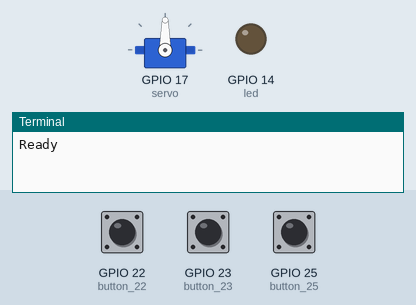
This program was run on a simulated Raspberry Pi (BCM pin numbers). Shown: servo, output pins drawn as LEDs (lit = HIGH), the last lines printed to the terminal. The test bench sets the inputs (shaded band); at power-on: GPIO 22 (button_22) HIGH, GPIO 23 (button_23) HIGH, GPIO 25 (button_25) HIGH. Servo angles are drawn from the pulse width (0.5 ms = 0°, 2.5 ms = 180°).

Above: at 1.2 s.
1.3 s: GPIO 22 (button_22) pulled LOW for 0.15 s
At 3.0 s:
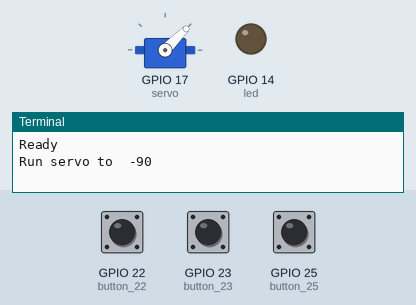
3.8 s: GPIO 23 (button_23) pulled LOW for 0.15 s
At 4.2 s:
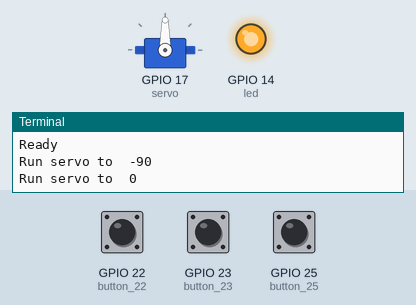
6.3 s: GPIO 25 (button_25) pulled LOW for 0.15 s
At 8.0 s:
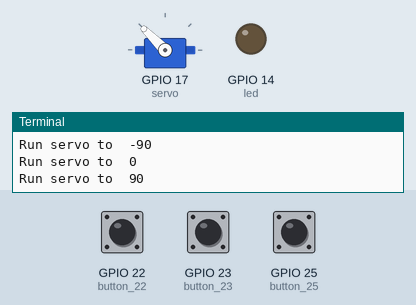
8.8 s: GPIO 22 (button_22) pulled LOW for 1 s
At 9.2 s:
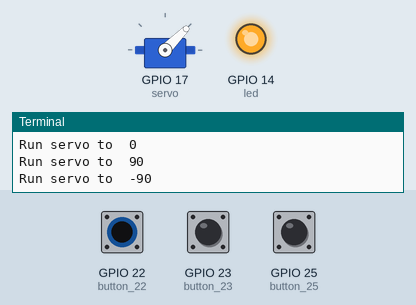
11.3 s: GPIO 23 (button_23) pulled LOW for 1 s
At 13.0 s:
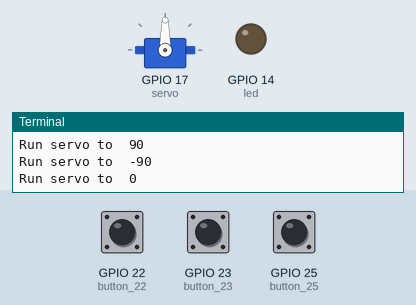
Timing chart, 0 to 14.5 s (numbered marks = the images above; inputs shaded):
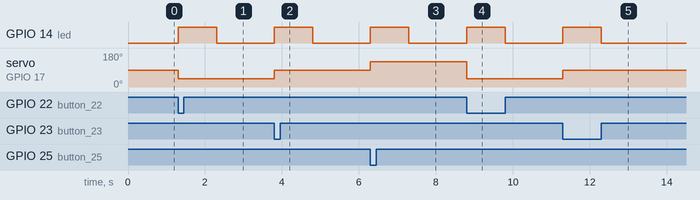

Measured:
- after the input at 1.3 s, GPIO 14 (led): LOW → HIGH at once, → LOW 1.0 s later; servo on GPIO 17 (servo): 90° → 45° at once
- after the input at 3.8 s, GPIO 14 (led): LOW → HIGH at once, → LOW 1.0 s later; servo on GPIO 17 (servo): 45° → 90° at once
- after the input at 6.3 s, GPIO 14 (led): LOW → HIGH at once, → LOW 1.0 s later; servo on GPIO 17 (servo): 90° → 135° at once
- after the input at 8.8 s, GPIO 14 (led): LOW → HIGH at once, → LOW 1.0 s later; servo on GPIO 17 (servo): 135° → 45° at once
- after the input at 11.3 s, GPIO 14 (led): LOW → HIGH at once, → LOW 1.0 s later; servo on GPIO 17 (servo): 45° → 90° at once

The program:

q1_python.py
```python
import gpiozero as gz
import time
import signal

def handle_servo_move(angle, servo, led):
    print("Run servo to ", angle)
    servo.angle = angle
    led.on()
    time.sleep(1)
    led.off()

def main():
    print("Ready")
    led = gz.LED(14)
    button_22 = gz.Button(22)
    button_23 = gz.Button(23)
    button_25 = gz.Button(25)
    servo = gz.AngularServo(17, min_angle=-90, max_angle=90)
    button_22.when_pressed = lambda : handle_servo_move(-90, servo, led)
    button_23.when_pressed = lambda : handle_servo_move(0, servo, led)
    button_25.when_pressed = lambda : handle_servo_move(90, servo, led)

    signal.pause()


main()
```
